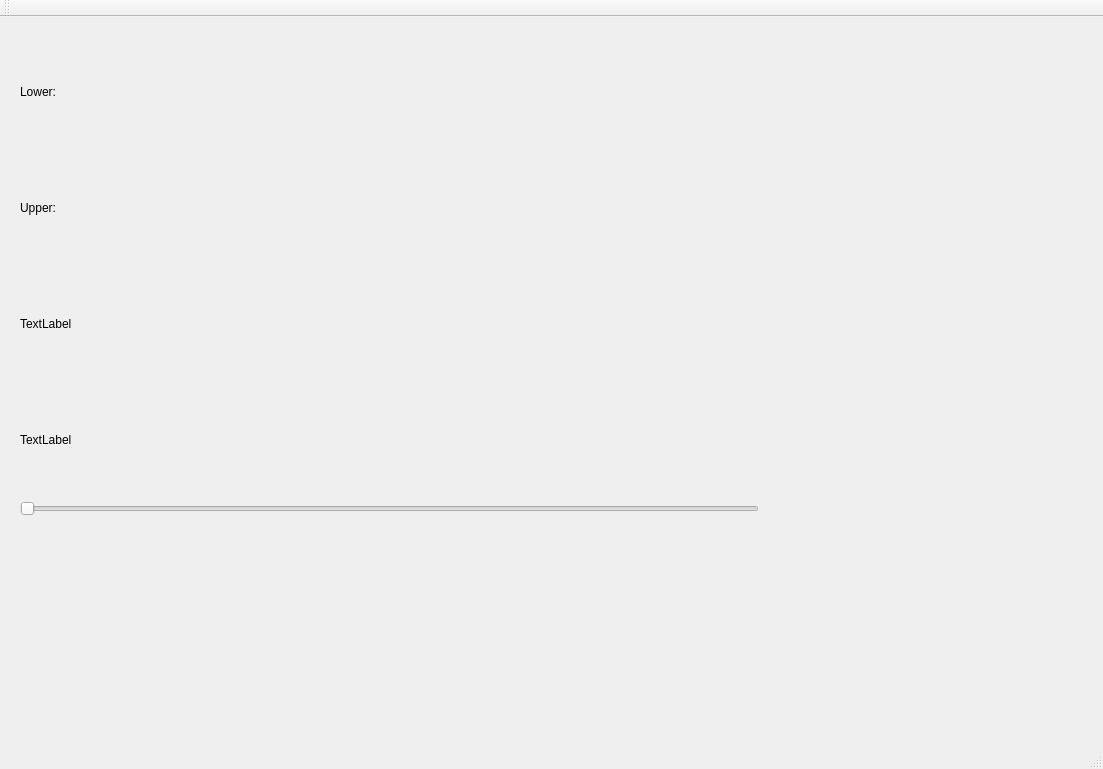
<?xml version="1.0" encoding="UTF-8"?>
<ui version="4.0">
 <class>TestSliderClass</class>
 <widget class="QMainWindow" name="TestSliderClass">
  <property name="geometry">
   <rect>
    <x>0</x>
    <y>0</y>
    <width>1103</width>
    <height>769</height>
   </rect>
  </property>
  <property name="windowTitle">
   <string>TestSlider</string>
  </property>
  <widget class="QWidget" name="centralWidget">
   <widget class="QWidget" name="verticalLayoutWidget">
    <property name="geometry">
     <rect>
      <x>9</x>
      <y>9</y>
      <width>761</width>
      <height>501</height>
     </rect>
    </property>
    <layout class="QVBoxLayout" name="verticalLayout">
     <item>
      <widget class="QLabel" name="lowerLabel">
       <property name="text">
        <string>Lower:</string>
       </property>
      </widget>
     </item>
     <item>
      <widget class="QLabel" name="upperLabel">
       <property name="text">
        <string>Upper:</string>
       </property>
      </widget>
     </item>
     <item>
      <widget class="QLabel" name="NativePosLabel">
       <property name="text">
        <string>TextLabel</string>
       </property>
      </widget>
     </item>
     <item>
      <widget class="QLabel" name="posLabel">
       <property name="text">
        <string>TextLabel</string>
       </property>
      </widget>
     </item>
     <item>
      <widget class="QSlider" name="horizontalSlider">
       <property name="styleSheet">
        <string notr="true">color: rgb(255, 85, 127)</string>
       </property>
       <property name="orientation">
        <enum>Qt::Horizontal</enum>
       </property>
      </widget>
     </item>
    </layout>
   </widget>
  </widget>
  <widget class="QMenuBar" name="menuBar">
   <property name="geometry">
    <rect>
     <x>0</x>
     <y>0</y>
     <width>1103</width>
     <height>26</height>
    </rect>
   </property>
  </widget>
  <widget class="QToolBar" name="mainToolBar">
   <attribute name="toolBarArea">
    <enum>TopToolBarArea</enum>
   </attribute>
   <attribute name="toolBarBreak">
    <bool>false</bool>
   </attribute>
  </widget>
  <widget class="QStatusBar" name="statusBar"/>
 </widget>
 <layoutdefault spacing="6" margin="11"/>
 <resources>
  <include location="testslider.qrc"/>
 </resources>
 <connections/>
</ui>
